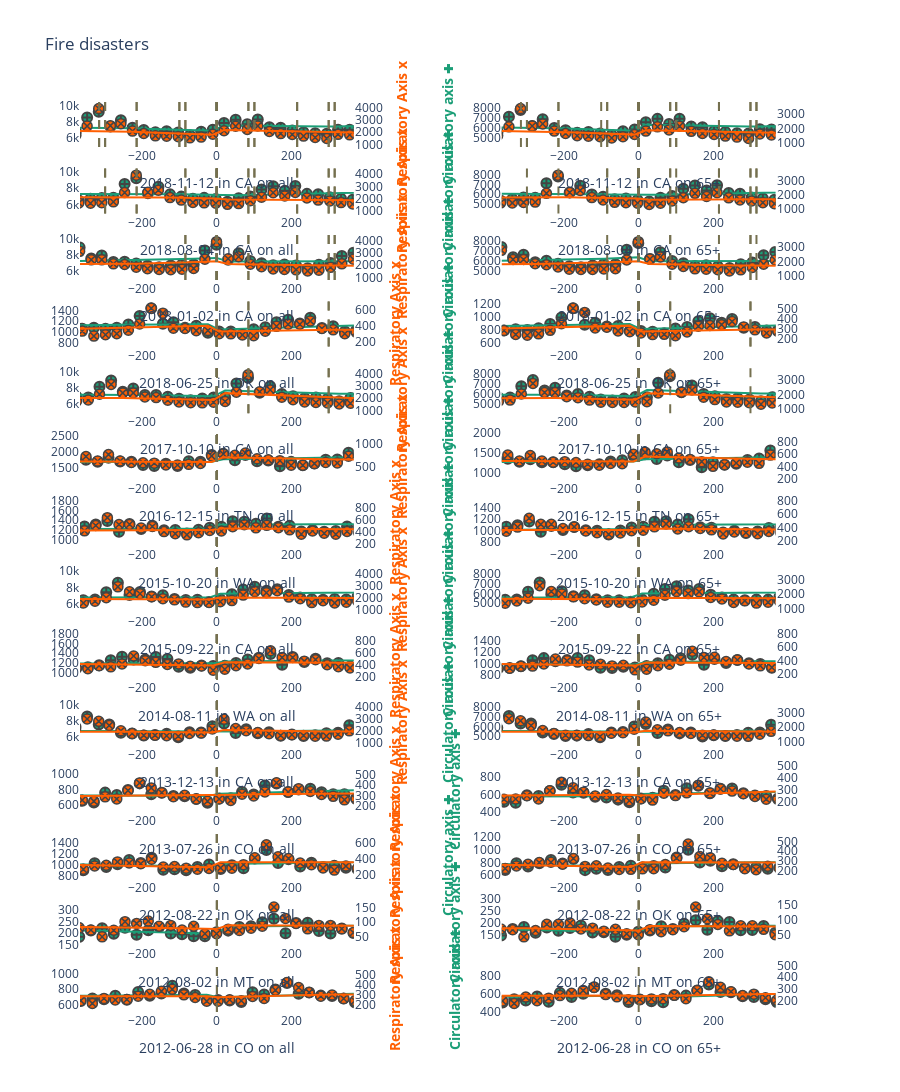

Source (notebook cell):
### Code cell
from plotly.subplots import make_subplots
from plotly.validators.scatter.marker import SymbolValidator
import plotly.graph_objects as go
from typing import Dict

raw_symbols = SymbolValidator().values
namestems = []
namevariants = []
symbols = []
for i in range(0, len(raw_symbols), 3):
    name = raw_symbols[i + 2]
    symbols.append(raw_symbols[i])
    namestems.append(name.replace("-open", "").replace("-dot", ""))
    namevariants.append(name[len(namestems[-1]) :])

# def plot(df_temporel: Dict[pd.Timestamp: pd.DataFrame]):
"""Plot at each row death count in each category.

Args:
df_temporel (_type_): _description_
"""
rows = len(df_temporel)
cols = 2


# Create figure with secondary y-axis
fig = make_subplots(
    rows=rows,
    cols=2,
    specs=[[{"secondary_y": True}, {"secondary_y": True}] for _ in range(rows)],
)

liste_ = list(df_temporel.keys())[:rows]
from tqdm import tqdm
for row, (date, state) in enumerate(tqdm(liste_), start=1):
    shifts=[]
    max_shift = 365
    k = row-1
    
    time = str(date).split(" ")[0]
    for i in list(range(k-1,-1,-1))+list(range(k+1,len(liste_))):
        neighbor_time, neighbor_state = liste_[i]
        if neighbor_state==state:
            shifts.append(int((neighbor_time-pd.to_datetime(time))/ np.timedelta64(1, "D")))
        
    for col in [1, 2]:
        plot(
            fig=fig,
            df=df_temporel[(date, state)] if col % 2 else df_temporel_65[(date, state)],
            row=row,
            col=col,
            disaster_time=time,
            state=state,
            other_events=shifts,
            category= "all" if col % 2 else "65+"
        )


fig.update_layout(title_text="Fire disasters", height= 1000*rows/3,plot_bgcolor='white')
fig.update_traces(showlegend=False)

# fig.update(layout_xaxis_range = [-365,365])

fig.show()
